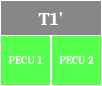
     <widget class="QFrame" name="t1_2_pecu_frame">
      <property name="geometry">
       <rect>
        <x>300</x>
        <y>340</y>
        <width>102</width>
        <height>86</height>
       </rect>
      </property>
      <property name="styleSheet">
       <string notr="true">background-color: rgba(255, 255, 255, 0);
border: 1px solid rgb(255, 255, 255);
border-radius: 0px;</string>
      </property>
      <property name="frameShape">
       <enum>QFrame::StyledPanel</enum>
      </property>
      <property name="frameShadow">
       <enum>QFrame::Raised</enum>
      </property>
      <widget class="QLabel" name="t1_2_header">
       <property name="geometry">
        <rect>
         <x>0</x>
         <y>0</y>
         <width>102</width>
         <height>36</height>
        </rect>
       </property>
       <property name="font">
        <font>
         <family>Cambria</family>
         <pointsize>14</pointsize>
         <weight>75</weight>
         <bold>true</bold>
        </font>
       </property>
       <property name="styleSheet">
        <string notr="true">color: rgb(255, 255, 255);
background-color: rgba(98, 97, 97, 193);
border: 1px solid rgb(255, 255, 255);
border-radius: 0;
</string>
       </property>
       <property name="text">
        <string>T1'</string>
       </property>
       <property name="alignment">
        <set>Qt::AlignCenter</set>
       </property>
      </widget>
      <widget class="QLabel" name="t1_2_pecu_1">
       <property name="geometry">
        <rect>
         <x>0</x>
         <y>35</y>
         <width>51</width>
         <height>51</height>
        </rect>
       </property>
       <property name="font">
        <font>
         <family>Cambria</family>
         <pointsize>8</pointsize>
         <weight>75</weight>
         <bold>true</bold>
        </font>
       </property>
       <property name="styleSheet">
        <string notr="true">color: rgb(255, 255, 255);
background-color: rgba(13, 255, 0, 178);
border: 1px solid rgb(255, 255, 255);
border-radius: 0;
</string>
       </property>
       <property name="text">
        <string>PECU 1</string>
       </property>
       <property name="alignment">
        <set>Qt::AlignCenter</set>
       </property>
      </widget>
      <widget class="QLabel" name="t1_2_pecu_2">
       <property name="geometry">
        <rect>
         <x>51</x>
         <y>35</y>
         <width>51</width>
         <height>51</height>
        </rect>
       </property>
       <property name="font">
        <font>
         <family>Cambria</family>
         <pointsize>8</pointsize>
         <weight>75</weight>
         <bold>true</bold>
        </font>
       </property>
       <property name="styleSheet">
        <string notr="true">color: rgb(255, 255, 255);
background-color: rgba(13, 255, 0, 178);
border: 1px solid rgb(255, 255, 255);
border-radius: 0;
</string>
       </property>
       <property name="text">
        <string>PECU 2</string>
       </property>
       <property name="alignment">
        <set>Qt::AlignCenter</set>
       </property>
      </widget>
     </widget>
